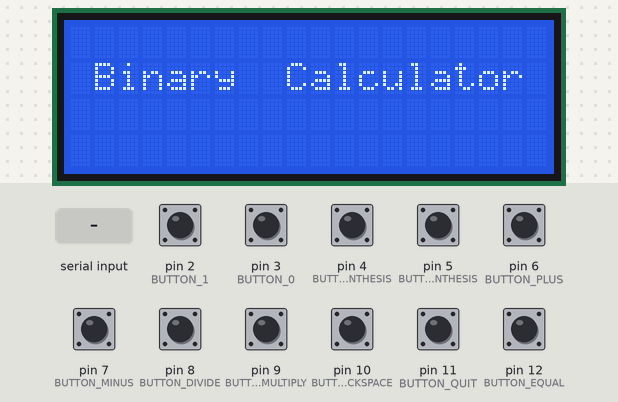
Recording of a sketch running on a simulated Arduino Uno, built with avr-gcc and run on an emulated ATmega328P. Shown: 20×4 character LCD. The inputs (shaded band) are chosen by the test bench; at power-on: pin 2 (BUTTON_1), pin 3 (BUTTON_0), pin 4 (BUTTON_OPEN_PARENTHESIS), pin 5 (BUTTON_CLOSE_PARENTHESIS), pin 6 (BUTTON_PLUS), pin 7 (BUTTON_MINUS), pin 8 (BUTTON_DIVIDE), pin 9 (BUTTON_MULTIPLY), pin 10 (BUTTON_BACKSPACE), pin 11 (BUTTON_QUIT), pin 12 (BUTTON_EQUAL) HIGH. What the sketch prints to the serial monitor is not drawn.

Above: at 1.2 s.
1.3 s: pin 2 (BUTTON_1) pulled LOW for 0.15 s
At 2.1 s:
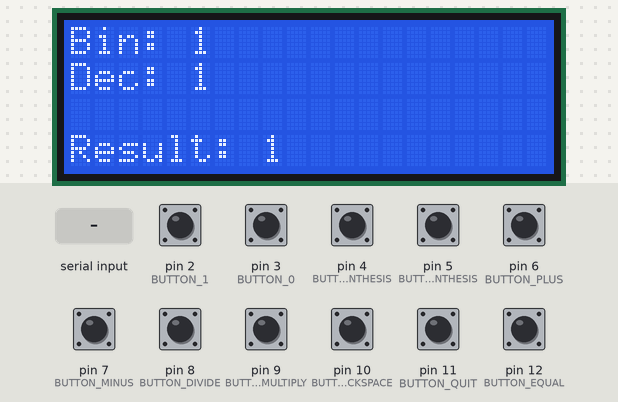
3.2 s: "+\n" received over Serial
At 4.2 s:
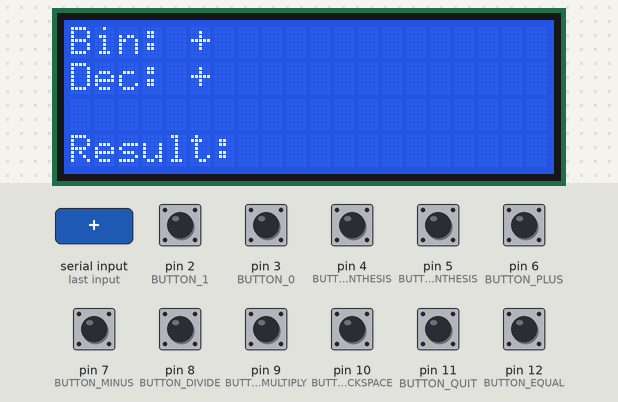
4.7 s: pin 4 (BUTTON_OPEN_PARENTHESIS) pulled LOW for 1 s
At 7.0 s:
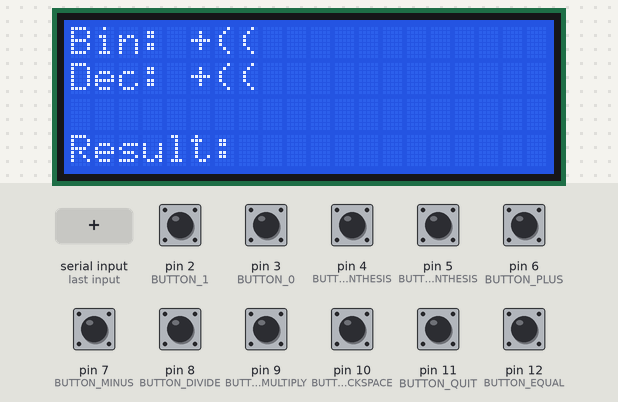
7.4 s: pin 5 (BUTTON_CLOSE_PARENTHESIS) pulled LOW for 1 s
At 9.6 s:
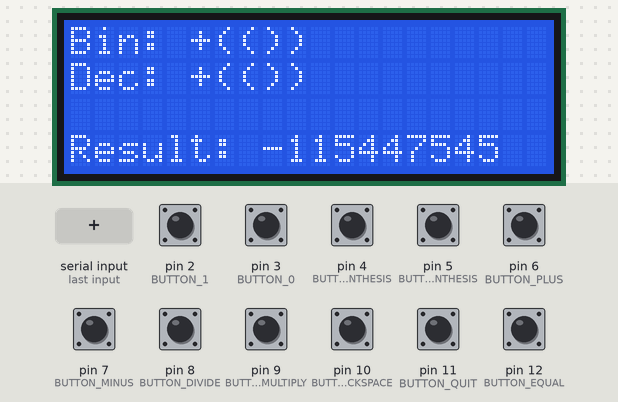
10.1 s: pin 8 (BUTTON_DIVIDE) pulled LOW for 1 s
At 12.1 s:
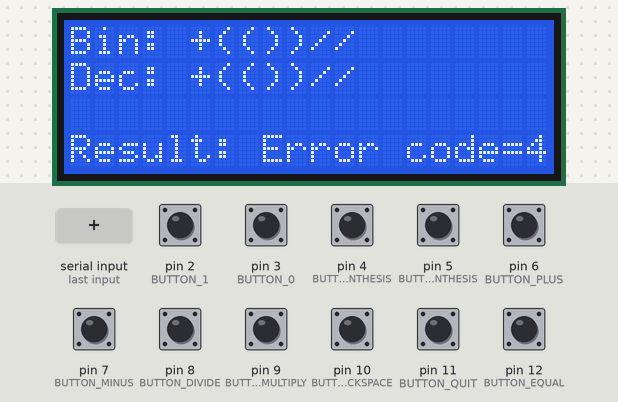
12.8 s: pin 9 (BUTTON_MULTIPLY) pulled LOW for 1 s
At 15.4 s:
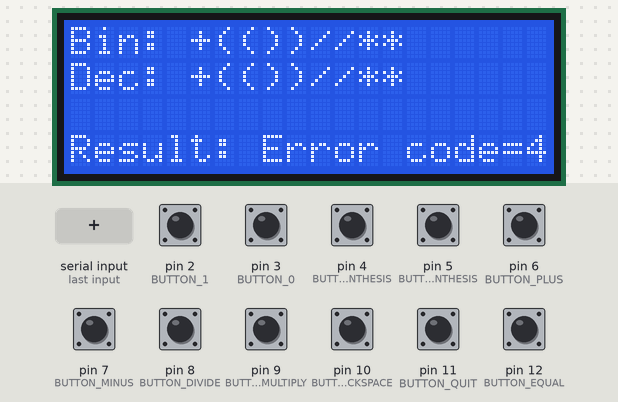
Timing chart, 0 to 16.5 s (numbered marks = the images above; inputs shaded):
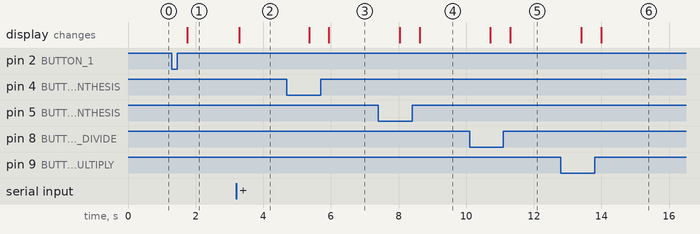

Measured:
- after the input at 1.3 s, the display: changes after 0.46 s (image 1)
- after the input at 3.2 s, the display: changes after 0.08 s (image 2)
- after the input at 4.7 s, the display: first changes after 0.66 s (image 3 shows a later state)
- after the input at 7.4 s, the display: first changes after 0.63 s (image 4 shows a later state)
- after the input at 10.1 s, the display: first changes after 0.60 s (image 5 shows a later state)
- after the input at 12.8 s, the display: first changes after 0.60 s (image 6 shows a later state)

The sketch:

CalculatorArduino.ino
```cpp
/**
 * Binary Calculator for Arduino!
 *
 * Authors:
 *  1. Seyed Ahmad Mousavi Awal - 402106648
 *  2. Arman Tahmasebizadeh - 402111345
 *  3. Seyed AmirHossein MousaviFard - 402111515
 *  4. Reza Eslami Abyaneh - 402105619
 **/

// Includes:
#include <Arduino.h>
#include <LiquidCrystal_I2C.h>

// PINs:
#define BUTTON_1 2
#define BUTTON_0 3
#define BUTTON_OPEN_PARENTHESIS 4
#define BUTTON_CLOSE_PARENTHESIS 5
#define BUTTON_PLUS 6
#define BUTTON_MINUS 7
#define BUTTON_DIVIDE 8
#define BUTTON_MULTIPLY 9
#define BUTTON_BACKSPACE 10
#define BUTTON_QUIT 11
#define BUTTON_EQUAL 12

// Maximum stack size
#define MAX_STACK 100

LiquidCrystal_I2C lcd(0x27, 20, 4);

// Stack for numbers
typedef struct {
    long int data[MAX_STACK];
    int top;
} IntStack;

// Stack for operators
typedef struct {
    char data[MAX_STACK];
    int top;
} CharStack;

// Function prototypes
void pushNumber(IntStack *stack, long int value);
long int popNumber(IntStack *stack);
void pushChar(CharStack *stack, char value);
char popChar(CharStack *stack);
int isOperator(char c);
int precedence(char op);
long int applyOperation(long int a, long int b, char op);
long int shuntingYardExpression(const char *expression);
char* convertBinaryInputToDecimalInput(char* input);
int haveErrorParantesesOrDividing(char* expression);
int weHaveErrorInExpression(char* expression);
long int writeOnLCD();
void writeOnLCD(String result);
void writeExpression(String decimal);
void upadateExpressionAfterEqual();
int readButton();
void letsExit();

// Global variable to hold the current input expression
char currentInput[500] = "";

void pushNumber(IntStack *stack, long int value) {
    /**
     * push long long int in stack
     **/
    stack->data[++stack->top] = value;
}

long int popNumber(IntStack *stack) {
    /**
     * pop long long int from stack
     **/
    return stack->data[stack->top--];
}

void pushChar(CharStack *stack, char operation) {
    /**
     * push char op in stack
     **/
    stack->data[++stack->top] = operation;
}

char popChar(CharStack *stack) {
    /**
     * pop char from stack
     **/
    return stack->data[stack->top--];
}

int isOperator(char c) {
    /**
     * this function is for knowing opertaors
     **/
    return c == '+' || c == '-' || c == '*' || c == '/';
}

int precedence(char op) {
    /**
     * Determine operator precedence for algorithm
     **/
    if (op == '+' || op == '-') return 1;
    if (op == '*' || op == '/') return 2;
    return 0;
}

long int applyOperation(long int a, long int b, char op) {
    /**
     * this function is for apply operation
     * output of this function is (long long int)
     * if we have Error(Divide by zero) the output will be
     * __LONG_LONG_MAX__
     **/
    switch (op) {
        case '+': return a + b;
        case '-': return a - b;
        case '*': return a * b;
        case '/': {
            if (b == 0) {
                return __LONG_MAX__;
            }
            return a / b;
        }
    }
    return 0;
}

long int shuntingYardExpression(char* expression) {
    /**
     * This is the pivot function!
     * we use "Shunting Yard" Algorithm
     * (https://en.wikipedia.org/wiki/Shunting_yard_algorithm)
     * this is an algorithm for parsing arithmetical or logical expressions
     * we use two stack in this algorithm one is for numbers
     * another is for operations.
     *
     * if we have error in applying operation we have that output is: __LONG_LONG_MAX__
     **/
    IntStack values;
    CharStack operators;
    values.top = -1;
    operators.top = -1;

    for (int i = 0; expression[i] != '\0'; i++) {
        if (isdigit(expression[i])) {
            long int value = 0;
            while (isdigit(expression[i])) {
                value = value * 10 + (expression[i] - '0');
                i++;
            }
            pushNumber(&values, value);
            i--;
        } else if (isOperator(expression[i])) {
            while (operators.top >= 0 && precedence(operators.data[operators.top]) >= precedence(expression[i])) {
                long int b = popNumber(&values);
                long int a = popNumber(&values);
                char op = popChar(&operators);
                pushNumber(&values, applyOperation(a, b, op));
            }
            pushChar(&operators, expression[i]);
        } else if (expression[i] == '(') {
            pushChar(&operators, expression[i]);
        } else if (expression[i] == ')') {
            while (operators.data[operators.top] != '(') {
                long int b = popNumber(&values);
                long int a = popNumber(&values);
                char op = popChar(&operators);
                pushNumber(&values, applyOperation(a, b, op));
            }
            popChar(&operators);
        }
    }
    while (operators.top >= 0) {
        long int b = popNumber(&values);
        long int a = popNumber(&values);
        char op = popChar(&operators);
        pushNumber(&values, applyOperation(a, b, op));
    }

    return popNumber(&values);
}

char* convertBinaryInputToDecimalInput(char* input) {
    /**
     * This function is for converting Binary Input to Decimal
     */
    static char converted[200];
    int j = 0;
    for (int i = 0; input[i] != '\0'; i++) {
        if (isspace(input[i])) continue;
        if (isdigit(input[i])) {
            long int value = 0;
            while (isdigit(input[i])) {
                value = value * 2 + (input[i] - '0');
                i++;
            }
            char justValue[10];
            sprintf(justValue, "%ld", value);
            for (unsigned int k = 0; k < strlen(justValue); k++) {
                converted[j] = justValue[k];
                j++;
            }
            i--;
        } else {
            converted[j] = input[i];
            j++;
        }
    }
    if (j == 0) {
        converted[0] = '0';
        converted[1] = '\0';
    } else converted[j] = '\0';
    return converted;
}

void letsExit() {
    /**
     * This function is for exit from Arduino
     */
    lcd.off();
    while (1);
}

int haveErrorParantesesOrDividing(char* expression) {
    /**
     * This function is for finding some errors in expression
     *
     * This function will return:
     *      1. dividing by zero
     *      2. we have unmatched paranteses
     *      3. we have open paranteses
     *      0. NO Error!
     **/
    IntStack values;
    CharStack operators;
    values.top = -1;
    operators.top = -1;

    int openParenthesisCount = 0;

    for (int i = 0; expression[i] != '\0'; i++) {
        if (isdigit(expression[i])) {
            long int value = 0;
            while (isdigit(expression[i])) {
                value = value * 10 + (expression[i] - '0');
                i++;
            }
            pushNumber(&values, value);
            i--;
        } else if (isOperator(expression[i])) {
            while (operators.top >= 0 && precedence(operators.data[operators.top]) >= precedence(expression[i])) {
                long int b = popNumber(&values);
                long int a = popNumber(&values);
                char op = popChar(&operators);
                if (applyOperation(a, b, op) == __LONG_MAX__) return 1;
                pushNumber(&values, applyOperation(a, b, op));
            }
            pushChar(&operators, expression[i]);
        } else if (expression[i] == '(') {
            openParenthesisCount++;
            pushChar(&operators, expression[i]);
        } else if (expression[i] == ')') {
            openParenthesisCount--;
            if (openParenthesisCount < 0) return 2;
            while (operators.data[operators.top] != '(') {
                long int b = popNumber(&values);
                long int a = popNumber(&values);
                char op = popChar(&operators);
                if (applyOperation(a, b, op) == __LONG_MAX__) return 1;
                pushNumber(&values, applyOperation(a, b, op));
            }
            popChar(&operators);
        }
    }

    if (openParenthesisCount != 0) return 3;
    return 0;
}

int weHaveErrorInExpression(char* expression) {
    /**
     * This function is for finding All errors in expression
     *
     * This function will return:
     *      1. dividing by zero
     *      2. we have unmatched paranteses
     *      3. we have open paranteses
     *      4. if we have two operator that are left to each other we have error
     *      5. if last char is not digit we can't calculate
     *      0. NO Error!
     **/

    int len = strlen(expression);
    // NO Error in len = 0:
    if (len == 0) return 0;

    // if we have two operator that are left to each other we have error:
    for (int i = 0; i < len - 1; i++) {
        if (isOperator(expression[i]) && isOperator(expression[i + 1])) return 4;
    }

    // if last char is not digit we can't calculate:
    if (expression[len - 1] != '1' && expression[len - 1] != '0' && expression[len - 1] != ')') return 5;

    return haveErrorParantesesOrDividing(expression);
}

long int writeOnLCD() {
    /**
     * This function is for writing on LCD
     * also send the information in serial for UI
     */
    int errorCode = weHaveErrorInExpression(currentInput);
    if (errorCode) {
        if (errorCode == 5) {
            writeOnLCD("");

            Serial.println("Result: ");
            Serial.println("Expression:" + String(currentInput));
            return __LONG_MAX__;
        }
        writeOnLCD("Error code=");
        lcd.write(errorCode - 1 + '1');

        Serial.println("Result:Error code= " + String(errorCode));
        Serial.println("Expression:" + String(currentInput));
        return __LONG_MAX__;
    }

    char* decimal = convertBinaryInputToDecimalInput(currentInput);
    lcd.clear();
    // write expression:
    writeExpression(decimal);
    // write result:
    lcd.setCursor(0, 3);
    lcd.print("Result:");
    lcd.setCursor(8, 3);
    long res = shuntingYardExpression(decimal);
    lcd.print(res);

    Serial.println("Result:" + String(res));
    Serial.println("Expression:" + String(currentInput));

    return res;
}

void writeOnLCD(String result) {
    char* decimal = convertBinaryInputToDecimalInput(currentInput);
    lcd.clear();
    // write expression:
    writeExpression(decimal);
    // write result:
    lcd.setCursor(0, 3);
    lcd.print("Result:");
    lcd.setCursor(8, 3);
    lcd.print(result);
}

void writeExpression(String decimal) {
    lcd.setCursor(0, 0);
    lcd.print("Bin:");
    lcd.setCursor(5, 0);
    lcd.print(currentInput);

    lcd.setCursor(0, 1);
    lcd.print("Dec:");
    lcd.setCursor(5, 1);
    lcd.print(decimal);
}

void upadateExpressionAfterEqual() {
    if (weHaveErrorInExpression(currentInput)) return;

    char* decimal = convertBinaryInputToDecimalInput(currentInput);
    long int result = shuntingYardExpression(decimal);
    long int res = result;
    char justSave[100];
    int i = 0;
    while(result != 0) {
        justSave[i] = result % 2 + '0';
        result /= 2;
        i++;
    }
    for (int j = i - 1; j >= 0; j--) {
        currentInput[i - 1 - j] = justSave[j];
    }
    currentInput[i] = '\0';
    sprintf(justSave, "%ld", res);
    writeOnLCD(justSave);

    Serial.println("Result:" + String(res));
    Serial.println("Expression:" + String(currentInput));
}

int readButton() {
    if (digitalRead(BUTTON_1) == LOW) return '1';
    if (digitalRead(BUTTON_0) == LOW) return '0';
    if (digitalRead(BUTTON_OPEN_PARENTHESIS) == LOW) return '(';
    if (digitalRead(BUTTON_CLOSE_PARENTHESIS) == LOW) return ')';
    if (digitalRead(BUTTON_PLUS) == LOW) return '+';
    if (digitalRead(BUTTON_MINUS) == LOW) return '-';
    if (digitalRead(BUTTON_DIVIDE) == LOW) return '/';
    if (digitalRead(BUTTON_MULTIPLY) == LOW) return '*';
    if (digitalRead(BUTTON_BACKSPACE) == LOW) return 'z';
    if (digitalRead(BUTTON_QUIT) == LOW) return 'q';
    if (digitalRead(BUTTON_EQUAL) == LOW) return '=';
    return 0; // No button pressed
}


void setup() {
    Serial.begin(9600);

    lcd.init();
    lcd.backlight();
    lcd.setCursor(1, 1);
    lcd.print("Binary  Calculator");

    pinMode(BUTTON_1, INPUT_PULLUP);
    pinMode(BUTTON_0, INPUT_PULLUP);
    pinMode(BUTTON_OPEN_PARENTHESIS, INPUT_PULLUP);
    pinMode(BUTTON_CLOSE_PARENTHESIS, INPUT_PULLUP);
    pinMode(BUTTON_PLUS, INPUT_PULLUP);
    pinMode(BUTTON_MINUS, INPUT_PULLUP);
    pinMode(BUTTON_DIVIDE, INPUT_PULLUP);
    pinMode(BUTTON_MULTIPLY, INPUT_PULLUP);
    pinMode(BUTTON_BACKSPACE, INPUT_PULLUP);
    pinMode(BUTTON_QUIT, INPUT_PULLUP);
    pinMode(BUTTON_EQUAL, INPUT_PULLUP);
}

void loop() {
    char input = readButton();
    delay(100);
    if (input) {
        delay(300);
        if (input == 'q') {
            letsExit();
        } else if (input == 'z') {
            if (strlen(currentInput) > 0) {
                currentInput[strlen(currentInput) - 1] = '\0'; // Remove last character
                writeOnLCD();
            } else {
                writeOnLCD("NO Character");
            }
        } else if (input == '=') {
            upadateExpressionAfterEqual();
        } else if (isdigit(input) || isOperator(input) || input == '(' || input == ')') {
            int len = strlen(currentInput);
            currentInput[len] = input;
            currentInput[len + 1] = '\0';
            writeOnLCD();
        } else {
            writeOnLCD("Error code=5");
        }
    }

    // Handle data received from Serial:
    if (Serial.available()) {
        String received = Serial.readStringUntil('\n');
        received.trim();
        received.toCharArray(currentInput, received.length() + 1);
        writeOnLCD();
    }
    delay(150);
}
```
